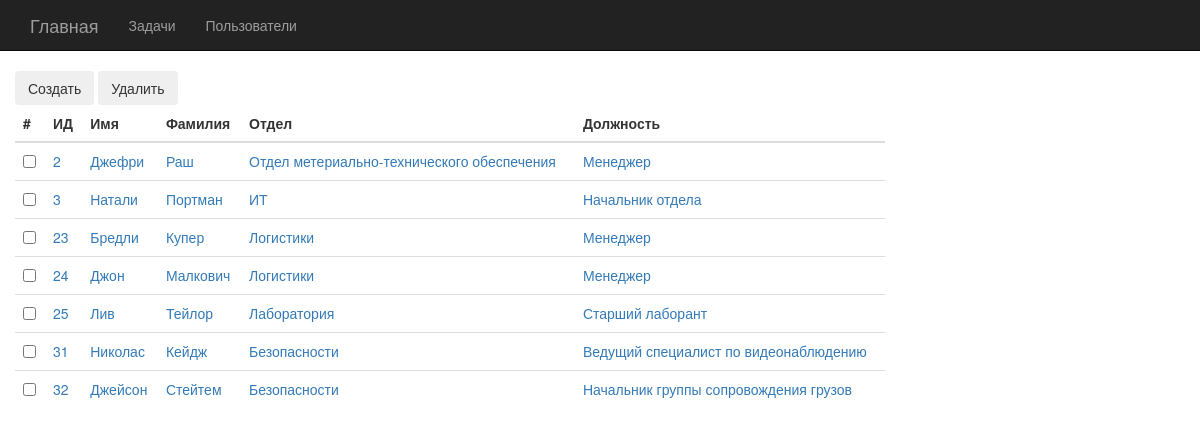
The page /users.php on the database its author committed.
### tables this page shows
CREATE TABLE `users` (
  `id` int(11) NOT NULL,
  `Iname` varchar(255) NOT NULL,
  `Fname` varchar(255) NOT NULL,
  `Post` varchar(255) NOT NULL,
  `Department` varchar(255) NOT NULL
);

### app/include/functions.php (called while the page is built, shortened)
<?php
function get_users()
{
    global $link;
    $sql = 'SELECT * FROM users';
    $result = mysqli_query($link, $sql);
    $data = mysqli_fetch_all($result, 1);
    return $data;
}
?>

### users.php (the view, shortened to what this page needs)
<?php
require 'app/header.php';
require 'app/footer.php';
require_once 'app/include/functions.php';
$users = get_users();
?>
<div class="col-md-9">
    <button type="button" class="btn btn-outline-secondary" onclick="javascript:document.location.href='/useredit.php'"">Создать</button>
    <button type="button" class="btn btn-outline-secondary" onclick="DoRemoveUser();">Удалить</button>
<table class="table">
    <thead class="thead-default">
    <tr>
      <th>#</th>
      <th>ИД</th>
      <th>Имя</th>
      <th>Фамилия</th>
      <th>Отдел</th>
      <th>Должность</th>
    </tr>
  </thead>
  <tbody>
  <?php foreach ($users as $user) :?>
    <?php $lnk="/useredit.php?id=".$user["id"];?>
    <tr>
      <?php  echo "<td><input type='checkbox' name='checkbox' value='". $user["id"] . "' </td>"; ?>
      <td> <a href=<?php echo $lnk; ?>><?php echo $user["id"] ?></td>
      <td> <a href=<?php echo $lnk; ?>><?php echo $user["Iname"] ?></td>
      <td> <a href=<?php echo $lnk; ?>><?php echo $user["Fname"] ?></td>
      <td> <a href=<?php echo $lnk; ?>><?php echo $user["Department"] ?></td>
      <td> <a href=<?php echo $lnk; ?>><?php echo $user["Post"] ?></td>
    </tr>
    <? endforeach;?>
  </tbody>
</table>
</div>

### rows shown on the page
users: id "2", Iname "Джефри", Fname "Раш", Department "Отдел метериально-технического обеспечения", Post "Менеджер"
users: id "3", Iname "Натали", Fname "Портман", Department "ИТ", Post "Начальник отдела"
users: id "23", Iname "Бредли", Fname "Купер", Department "Логистики", Post "Менеджер"
users: id "24", Iname "Джон", Fname "Малкович", Department "Логистики", Post "Менеджер"
users: id "25", Iname "Лив", Fname "Тейлор", Department "Лаборатория", Post "Старший лаборант"
users: id "31", Iname "Николас", Fname "Кейдж", Department "Безопасности", Post "Ведущий специалист по видеонаблюдению"
users: id "32", Iname "Джейсон", Fname "Стейтем", Department "Безопасности", Post "Начальник группы сопровождения грузов"
